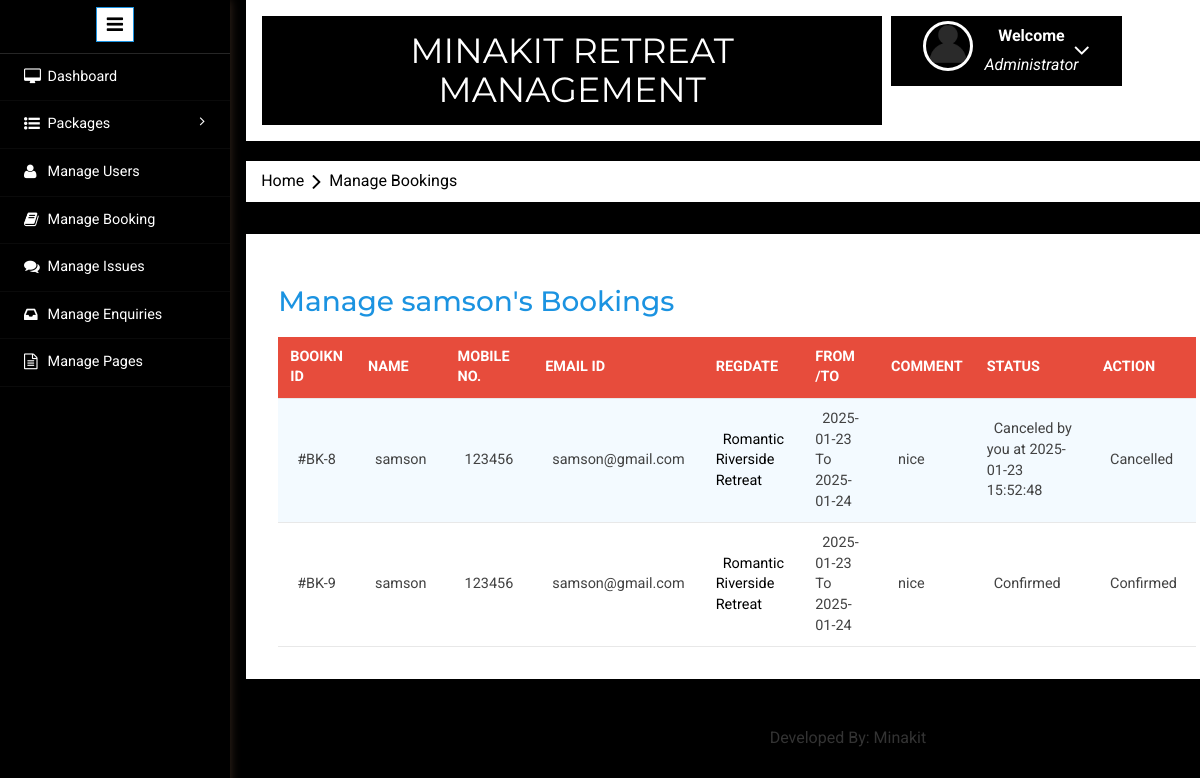
Page /admin/user-bookings.php?uid=samson@gmail.com&&uname=samson (signed in) on the committed database.
### tables this page shows
CREATE TABLE `tblbooking` (
  `BookingId` int(11) NOT NULL,
  `PackageId` int(11) DEFAULT NULL,
  `UserEmail` varchar(100) DEFAULT NULL,
  `FromDate` varchar(100) DEFAULT NULL,
  `ToDate` varchar(100) DEFAULT NULL,
  `Comment` mediumtext DEFAULT NULL,
  `RegDate` timestamp NULL DEFAULT current_timestamp(),
  `status` int(11) DEFAULT NULL,
  `CancelledBy` varchar(5) DEFAULT NULL,
  `UpdationDate` timestamp NULL DEFAULT NULL ON UPDATE current_timestamp()
);

CREATE TABLE `tblusers` (
  `id` int(11) NOT NULL,
  `FullName` varchar(100) DEFAULT NULL,
  `MobileNumber` char(10) DEFAULT NULL,
  `EmailId` varchar(70) DEFAULT NULL,
  `Password` varchar(100) DEFAULT NULL,
  `RegDate` timestamp NULL DEFAULT current_timestamp(),
  `UpdationDate` timestamp NULL DEFAULT NULL ON UPDATE current_timestamp()
);

CREATE TABLE `tbltourpackages` (
  `PackageId` int(11) NOT NULL,
  `PackageName` varchar(200) DEFAULT NULL,
  `PackageType` varchar(150) DEFAULT NULL,
  `PackageLocation` varchar(100) DEFAULT NULL,
  `PackagePrice` int(11) DEFAULT NULL,
  `PackageFetures` varchar(255) DEFAULT NULL,
  `PackageDetails` mediumtext DEFAULT NULL,
  `PackageImage` varchar(100) DEFAULT NULL,
  `Creationdate` timestamp NULL DEFAULT current_timestamp(),
  `UpdationDate` timestamp NULL DEFAULT NULL ON UPDATE current_timestamp()
);

### admin/user-bookings.php (the view, shortened to what this page needs)
<?php
include('includes/config.php');
if(strlen($_SESSION['alogin'])==0)
	{
header('location:index.php');
}
else{
	?>
<!DOCTYPE HTML>
<html>
<head>
<link href="css/bootstrap.min.css" rel='stylesheet' type='text/css' />
<link href="css/style.css" rel='stylesheet' type='text/css' />
<link rel="stylesheet" href="css/morris.css" type="text/css"/>
<link href="css/font-awesome.css" rel="stylesheet">
<link rel="stylesheet" type="text/css" href="css/table-style.css" />
<link rel="stylesheet" type="text/css" href="css/basictable.css" />
<link rel="stylesheet" href="css/icon-font.min.css" type='text/css' />
</head>
<body>
   <div class="page-container">
<div class="left-content">
	   <div class="mother-grid-inner">
				<?php include('includes/header.php');?>
				</div>
<ol class="breadcrumb">
                <li class="breadcrumb-item"><a href="dashboard.php">Home</a><i class="fa fa-angle-right"></i>Manage Bookings</li>
            </ol>
<div class="agile-grids">
				<div class="agile-tables">
					<div class="w3l-table-info">
					  <h2>Manage <?php echo $_GET['uname'];?>'s Bookings</h2>
					    <table id="table">
						<thead>
						  <tr>
						  <th>Booikn id</th>
							<th>Name</th>
							<th>Mobile No.</th>
							<th>Email Id</th>
							<th>RegDate </th>
							<th>From /To </th>
							<th>Comment </th>
							<th>Status </th>
							<th>Action </th>
						  </tr>
						</thead>
						<tbody>
<?php $uid=$_GET['uid'];
$sql = "SELECT tblbooking.BookingId as bookid,tblusers.FullName as fname,tblusers.MobileNumber as mnumber,tblusers.EmailId as email,tbltourpackages.PackageName as pckname,tblbooking.PackageId as pid,tblbooking.FromDate as fdate,tblbooking.ToDate as tdate,tblbooking.Comment as comment,tblbooking.status as status,tblbooking.CancelledBy as cancelby,tblbooking.UpdationDate as upddate from  tblbooking
 left join tblusers  on  tblbooking.UserEmail=tblusers.EmailId
 left join tbltourpackages on tbltourpackages.PackageId=tblbooking.PackageId where tblbooking.UserEmail='$uid'";
$query = $dbh -> prepare($sql);
$query->execute();
$results=$query->fetchAll(PDO::FETCH_OBJ);
$cnt=1;
if($query->rowCount() > 0)
{
foreach($results as $result)
{				?>
						  <tr>
							<td>#BK-<?php echo htmlentities($result->bookid);?></td>
							<td><?php echo htmlentities($result->fname);?></td>
							<td><?php echo htmlentities($result->mnumber);?></td>
							<td><?php echo htmlentities($result->email);?></td>
							<td><a href="update-package.php?pid=<?php echo htmlentities($result->pid);?>"><?php echo htmlentities($result->pckname);?></a></td>
							<td><?php echo htmlentities($result->fdate);?> To <?php echo htmlentities($result->tdate);?></td>
								<td><?php echo htmlentities($result->comment);?></td>
								<td><?php if($result->status==0)
{
echo "Pending";
}
if($result->status==1)
{
echo "Confirmed";
}
if($result->status==2 and  $result->cancelby=='a')
{
echo "Canceled by you at " .$result->upddate;
}
?></td>
<?php if($result->status==2)
{
	?><td>Cancelled</td>
<?php } elseif($result->status==1)
{
	?><td>Confirmed</td>
<?php }?>
						  </tr>
						 <?php $cnt=$cnt+1;} }?>
						</tbody>
					  </table>
					</div>
			</div>
<?php include('includes/footer.php');?>
</div>
</div>
						<?php include('includes/sidebarmenu.php');?>
							</div>
</body>
</html>
<?php } ?>

### admin/css/table-style.css (style rules this page uses)
table { background: white; border-collapse: collapse; margin: 1.25em 0 0; width: 100%; }
table tr, table th, table td { border: none; border-bottom: 1px solid #e8e8e8; font-size: .95em; }
table th, table td { padding: 10px 12px; text-align: left; }
table th { background: #e74c3c; color: #fff; text-transform: uppercase; }
table tr td { background: #f3faff; color: #424242; }
table tr:nth-of-type(2n+2) td { background: #ffffff; }
table { width: 100%; }

### rows in the picture
tblbooking: BookingId "8", tblusers.FullName "samson", tblusers.MobileNumber "123456", tblusers.EmailId "samson@gmail.com", PackageId.PackageName "Romantic Riverside Retreat", FromDate "2025-01-23", ToDate "2025-01-24", Comment "nice", UpdationDate "2025-01-23 15:52:48", status "Cancelled"
tblbooking: BookingId "9", tblusers.FullName "samson", tblusers.MobileNumber "123456", tblusers.EmailId "samson@gmail.com", PackageId.PackageName "Romantic Riverside Retreat", FromDate "2025-01-23", ToDate "2025-01-24", Comment "nice", status "Confirmed"

### other values in the picture
$_GET['uname'] "samson"
